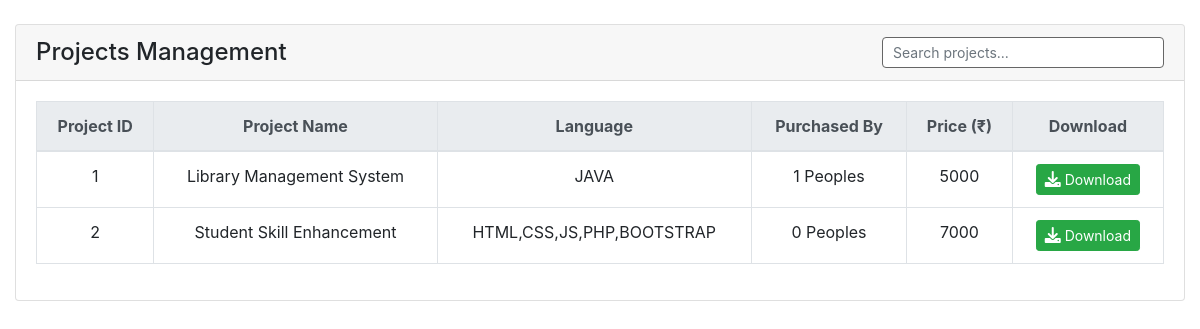
The app's page /projects.php with its own data.
### tables this page shows
CREATE TABLE `project` (
  `project_id` int(11) NOT NULL,
  `project_name` varchar(200) NOT NULL,
  `project_language` varchar(200) NOT NULL,
  `project_price` int(11) NOT NULL,
  `project_link` varchar(500) NOT NULL
);

### projects.php (the view, shortened to what this page needs)
<?php
include 'db_connect.php';
?>
<!DOCTYPE html>
<html>
<head>
    <link rel="stylesheet" href="https://stackpath.bootstrapcdn.com/bootstrap/4.6.0/css/bootstrap.min.css">
    <link rel="stylesheet" href="https://cdnjs.cloudflare.com/ajax/libs/font-awesome/6.0.0/css/all.min.css">
</head>
<body>
<div class="container-fluid mt-4">
    <div class="card card-outline card-success">
        <div class="card-header d-flex justify-content-between align-items-center">
            <h4 class="card-title mb-0">Projects Management</h4>
            <input type="text" id="searchInput" class="form-control form-control-sm w-25" placeholder="Search projects...">
        </div>
        <div class="card-body">
            <div class="table-responsive">
                <table class="table table-bordered table-hover" id="projectsTable">
                    <thead class="thead-light">
                        <tr>
                            <th class="text-center" onclick="sortTable(0)">Project ID</th>
                            <th class="text-center" onclick="sortTable(1)">Project Name</th>
                            <th class="text-center" onclick="sortTable(2)">Language</th>
                            <th class="text-center" onclick="sortTable(3)">Purchased By</th>
                            <th class="text-center" onclick="sortTable(4)">Price (₹)</th>
                            <th class="text-center">Download</th>
                        </tr>
                    </thead>
                    <tbody>
                        <?php
                        $qry = $conn->query("
                            SELECT
                                p.project_id,
                                p.project_name,
                                p.project_language,
                                p.project_price,
                                p.project_link,
                                COUNT(spr.student_id) AS total_purchased
                            FROM project p
                            LEFT JOIN studentprojectregistered spr
                                ON spr.project_id = p.project_id
                            GROUP BY p.project_id
                        ");
                        while ($row = $qry->fetch_assoc()):
                        ?>
                        <tr>
                            <td class="text-center"><?php echo $row['project_id']; ?></td>
                            <td class="text-center"><?php echo $row['project_name']; ?></td>
                            <td class="text-center"><?php echo $row['project_language']; ?></td>
                            <td class="text-center">
                                <?php echo $row['total_purchased']; ?> Peoples
                            </td>
                            <td class="text-center"><?php echo $row['project_price']; ?></td>
                            <td class="text-center">
                                <a href="../projects/<?php echo $row['project_link']; ?>"
                                   class="btn btn-sm btn-success"
                                   download>
                                    <i class="fa fa-download" style="font-size:16px;"></i> Download
                                </a>
                            </td>
                        </tr>
                        <?php endwhile; ?>
                    </tbody>
                </table>
            </div>
        </div>
    </div>
</div>
</body>
</html>

### projects.php (style rules this page uses)
#searchInput { border: 1px solid #666; border-radius: 4px; padding: 6px 10px; }

### records on screen
project: project_id "1", project_name "Library Management System", project_language "JAVA", total_purchased "1", project_price "5000"
project: project_id "2", project_name "Student Skill Enhancement", project_language "HTML,CSS,JS,PHP,BOOTSTRAP", total_purchased "0", project_price "7000"
